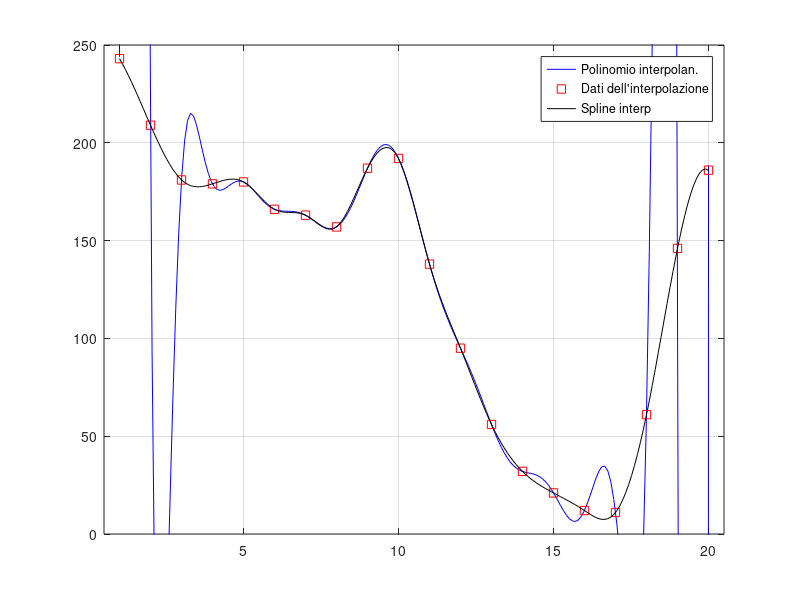

MATLAB code for this plot:
% Interpolare i dati relativi all'Ossido di Azoto con una spline cubica 
% usando il comando spline

clear all
close all
clc

x=1:20;  % nodi interpolazione
y=[243 209 181 179 180 166 163 157 187 192 138 95 56 32 21 12 11 61 ...
   146 186];  % vettore dati

%% con interpolazione polinomiale polyfit polyval
a = polyfit(x,y,length(x)-1);  % costruisce i coefficienti del polinomio
                                % interpolante usando:
                                % come nodi gli elementi di x, come dati
                                % quelli contenuti in y e come grado del
                                % polinimio
                                %   i dati sono 20 -> grado 19 -> 20 coeff.
xx=linspace(1,20,200);  % per il disegno
yy = polyval(a,xx);  % valuto il polinomio calcolato con polyfit 
                     % (e restituito in a) nei punti xx
plot(xx,yy,'b'), grid on
hold on
% vediamo i dati dell'interpolazione
plot(x,y,'rs')  % s sta per square
                % agli estrmi dell'intervallo di interpolazione si vedranno
                % mega errori numerici dovuti a Runge

%% con spline                
% vediamo con la spline cosa viene fuori, sovrapponendolo al grafico del
% polinomio interpolante
yys = spline(x,y,xx);  % nodi, dati e vettore in cui voglio valutare 
                       % l'interpolazione -> stiamo usando la spline NaK
plot(xx,yys,'k')
axis([0.5 20.5 0 250])  % nel vettore prima asse x da ... a ...
                        % poi l'asse y d ... a ...
legend('Polinomio interpolan.','Dati dell''interpolazione','Spline interp')

% OSS:
spline(x,y,19.5) % mostra il valore dell'Ossido di azoto alle 19.30 di sera
polyval(a,19.5)  % il polinomio interpolante invece in corrispondenza di 
                 % quell'orario da' un dato senza senso
